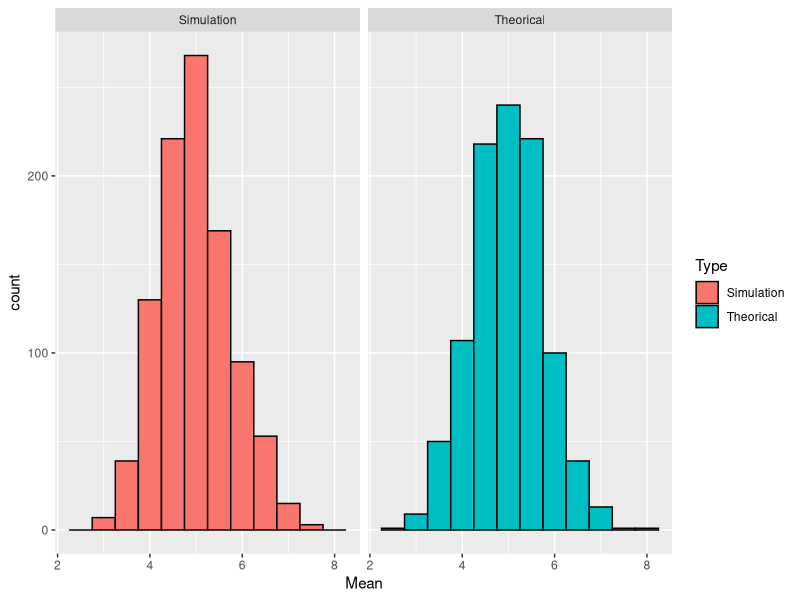
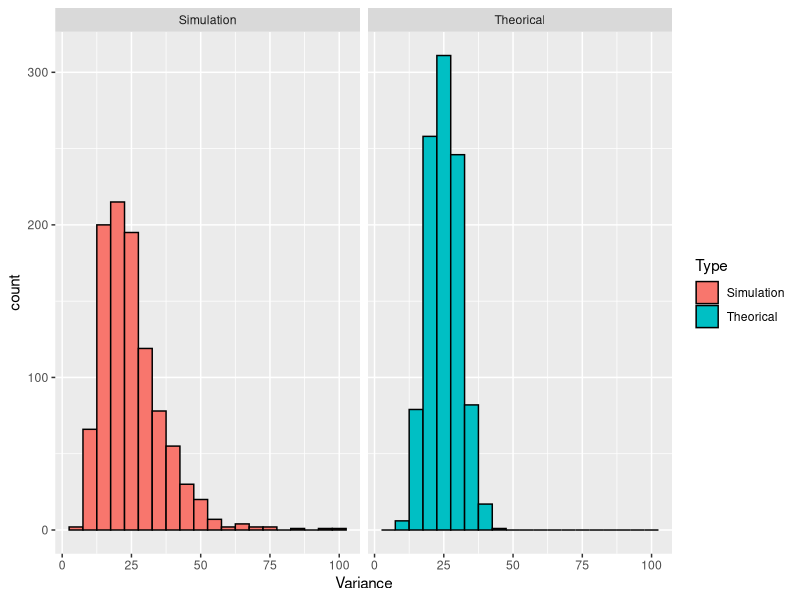
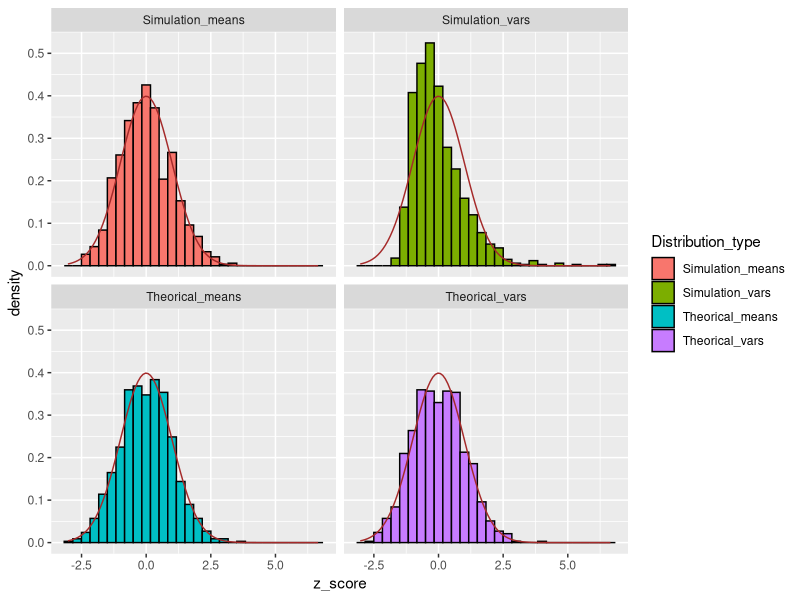

Here is the R script that generated these plots, in order:
## ---- chunk 1
n <- 40
lambda <- 0.2
nosim <- 1000

set.seed(1)
Simulation <- replicate(nosim, rexp(n, lambda))
Simulation_means <- apply(Simulation, 2, mean)
Simulation_vars <- apply(Simulation, 2, var)

set.seed(1)
Theorical <- replicate(nosim, rnorm(40, mean = 1/0.2, sd = 1/0.2))
Theorical_means <- apply(Theorical, 2, mean)
Theorical_vars <- apply(Theorical, 2, var)

dat <- data.frame(
      Mean = c(Simulation_means, Theorical_means),
      Variance = c(Simulation_vars, Theorical_vars),
      Type = rep(c("Simulation", "Theorical"), each = nosim)
    )


## ---- chunk 2
summary(Simulation_means)
summary(Theorical_means)
## ---- chunk 3
library(ggplot2)
g <- ggplot(dat, aes(x = Mean, fill = Type)) +
  geom_histogram(binwidth = 0.5, color = "black") +
  facet_wrap(~Type, ncol = 2)
g
## ---- chunk 4
summary(Simulation_vars)
summary(Theorical_vars)
## ---- chunk 5
g2 <- ggplot(dat, aes(x = Variance, fill = Type)) +
  geom_histogram(binwidth = 5,  color = "black") +
  facet_wrap(~Type, ncol = 2)
g2
## ---- chunk 6
scaled_dat <- as.data.frame(apply(
  data.frame(Simulation_means, Theorical_means, Simulation_vars, Theorical_vars), 
  2, scale))

library(tidyr)
scaled_dat_updated <- tidyr::gather(scaled_dat, key = Distribution_type, value = z_score)

g5 <- ggplot(scaled_dat_updated, aes(x = z_score, fill =Distribution_type)) +
  geom_histogram(aes(y = ..density..), color = "black") +
  facet_wrap(~Distribution_type, ncol = 2, nrow = 2) +
  stat_function(fun = dnorm, color = "brown", args = list(mean = 0))
g5

